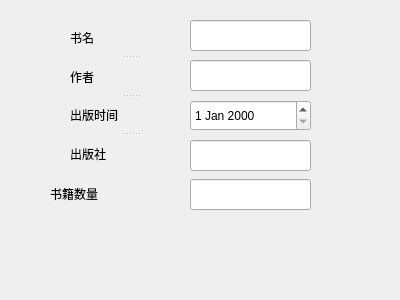
<?xml version="1.0" encoding="UTF-8"?>
<ui version="4.0">
 <class>addbook</class>
 <widget class="QWidget" name="addbook">
  <property name="geometry">
   <rect>
    <x>0</x>
    <y>0</y>
    <width>400</width>
    <height>300</height>
   </rect>
  </property>
  <property name="minimumSize">
   <size>
    <width>400</width>
    <height>300</height>
   </size>
  </property>
  <property name="maximumSize">
   <size>
    <width>400</width>
    <height>300</height>
   </size>
  </property>
  <property name="windowTitle">
   <string>添加书籍</string>
  </property>
  <widget class="QSplitter" name="splitter">
   <property name="geometry">
    <rect>
     <x>70</x>
     <y>20</y>
     <width>121</width>
     <height>151</height>
    </rect>
   </property>
   <property name="orientation">
    <enum>Qt::Vertical</enum>
   </property>
   <widget class="QLabel" name="label">
    <property name="text">
     <string>书名</string>
    </property>
   </widget>
   <widget class="QLabel" name="label_2">
    <property name="text">
     <string>作者</string>
    </property>
   </widget>
   <widget class="QLabel" name="label_3">
    <property name="text">
     <string>出版时间</string>
    </property>
   </widget>
   <widget class="QLabel" name="label_4">
    <property name="text">
     <string>出版社</string>
    </property>
   </widget>
  </widget>
  <widget class="QLabel" name="label_5">
   <property name="geometry">
    <rect>
     <x>50</x>
     <y>186</y>
     <width>91</width>
     <height>16</height>
    </rect>
   </property>
   <property name="text">
    <string>书籍数量</string>
   </property>
  </widget>
  <widget class="QLineEdit" name="publishlineEdit_2">
   <property name="geometry">
    <rect>
     <x>190</x>
     <y>179</y>
     <width>121</width>
     <height>31</height>
    </rect>
   </property>
  </widget>
  <widget class="QLineEdit" name="namelineEdit">
   <property name="geometry">
    <rect>
     <x>190</x>
     <y>20</y>
     <width>121</width>
     <height>31</height>
    </rect>
   </property>
  </widget>
  <widget class="QLineEdit" name="publishlineEdit">
   <property name="geometry">
    <rect>
     <x>190</x>
     <y>140</y>
     <width>121</width>
     <height>31</height>
    </rect>
   </property>
  </widget>
  <widget class="QLineEdit" name="authorlineEdit">
   <property name="geometry">
    <rect>
     <x>190</x>
     <y>60</y>
     <width>121</width>
     <height>31</height>
    </rect>
   </property>
  </widget>
  <widget class="QDateEdit" name="dateEdit">
   <property name="geometry">
    <rect>
     <x>190</x>
     <y>100</y>
     <width>121</width>
     <height>31</height>
    </rect>
   </property>
  </widget>
 </widget>
 <resources/>
 <connections/>
</ui>
